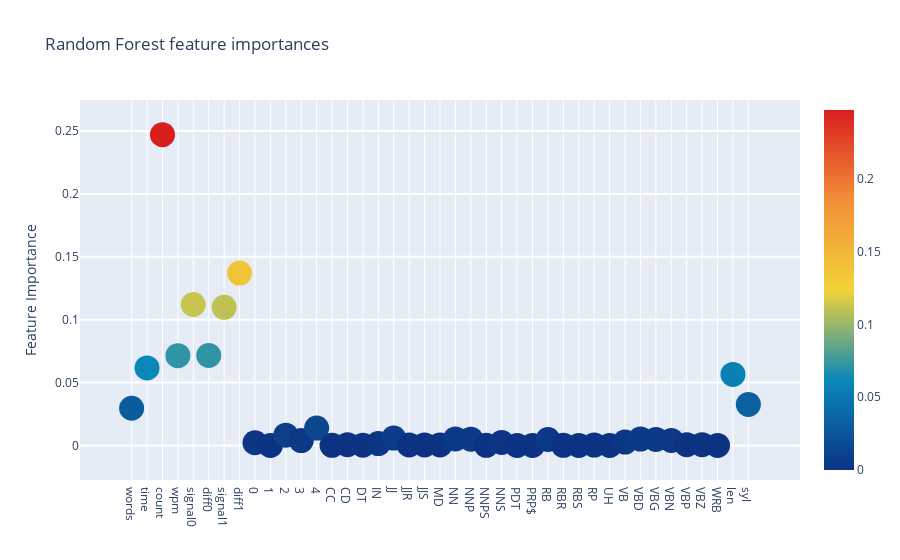
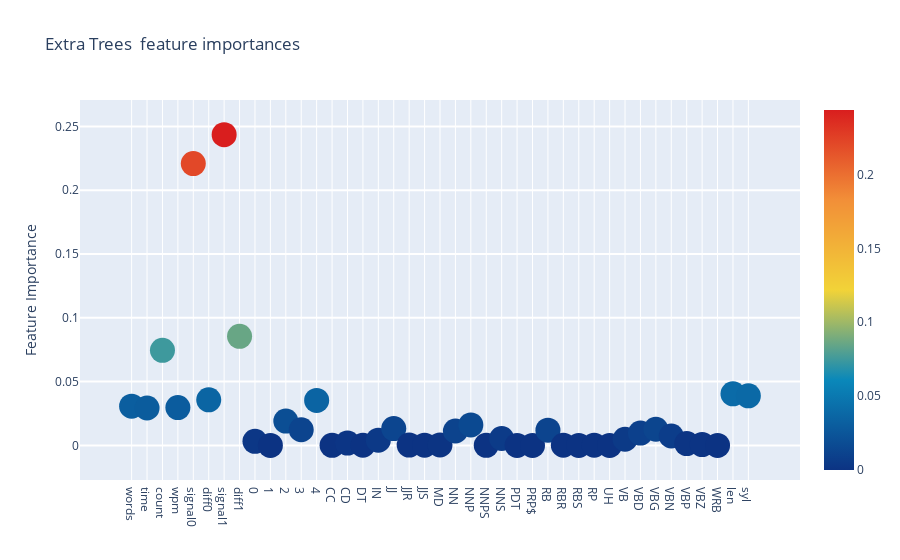
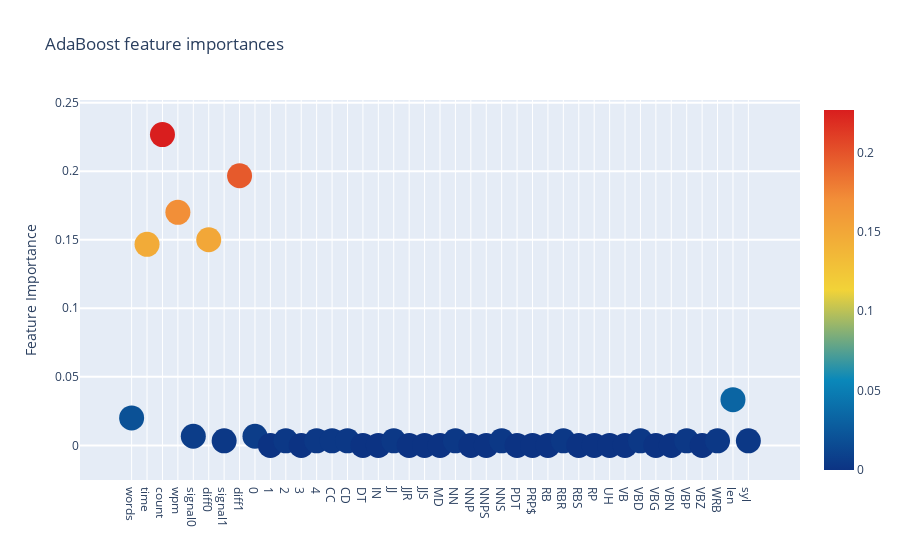
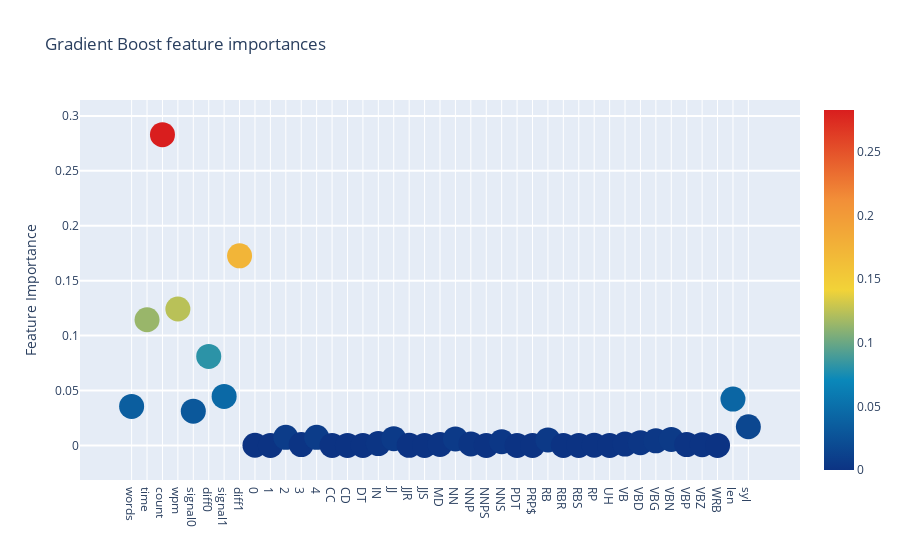

These figures' notebook cell, in order:
### Code cell
def plot_features(text):
    trace = go.Scatter(
        y = feature_dataframe[text].values,
        x = feature_dataframe['features'].values,
        mode='markers',
        marker=dict(
            sizemode = 'diameter',
            sizeref = 1,
            size = 25,
            color = feature_dataframe[text].values,
            colorscale='Portland',
            showscale=True
        ),
        text = feature_dataframe['features'].values
    )
    data = [trace]

    layout= go.Layout(
        autosize= True,
        title= text,
        hovermode= 'closest',
        xaxis={'type': 'category'},
        yaxis=dict(
            title= 'Feature Importance',
            ticklen= 5,
            gridwidth= 2
        ),
        showlegend= False
    )
    fig = go.Figure(data=data, layout=layout)
    py.iplot(fig,filename='scatter2010')
plot_features('Random Forest feature importances')
plot_features('Extra Trees  feature importances')
plot_features('AdaBoost feature importances')
plot_features('Gradient Boost feature importances')

### Figure 1 — Plotly figure (JSON) as saved in the notebook; plotly's stock layout.template omitted (floating-point values rounded to 4 significant figures)
{"data": [{"marker": {"color": [0.02953, 0.06163, 0.2471, 0.07131, 0.112, 0.07151, 0.1098, 0.137, 0.002064, 0, 0.008124, 0.003789, 0.01373, 1.353e-05, 0.0005374, 7.591e-05, 0.001439, 0.005825, 0.0003112, 0.0003093, 0.0002775, 0.005112, 0.004958, 3.633e-07, 0.002279, 0, 0, 0.004659, 2.899e-05, 0, 0.0002283, 0, 0.002605, 0.005007, 0.00471, 0.003975, 0.0005507, 0.0004769, 0, 0.05643, 0.03258], "colorscale": [[0, "rgb(12,51,131)"], [0.25, "rgb(10,136,186)"], [0.5, "rgb(242,211,56)"], [0.75, "rgb(242,143,56)"], [1, "rgb(217,30,30)"]], "showscale": true, "size": 25, "sizemode": "diameter", "sizeref": 1}, "mode": "markers", "text": ["words", "time", "count", "wpm", "signal0", "diff0", "signal1", "diff1", "0", "1", "2", "3", "4", "CC", "CD", "DT", "IN", "JJ", "JJR", "JJS", "MD", "NN", "NNP", "NNPS", "NNS", "PDT", "PRP$", "RB", "RBR", "RBS", "RP", "UH", "VB", "VBD", "VBG", "VBN", "VBP", "VBZ", "WRB", "len", "syl"], "type": "scatter", "x": ["words", "time", "count", "wpm", "signal0", "diff0", "signal1", "diff1", "0", "1", "2", "3", "4", "CC", "CD", "DT", "IN", "JJ", "JJR", "JJS", "MD", "NN", "NNP", "NNPS", "NNS", "PDT", "PRP$", "RB", "RBR", "RBS", "RP", "UH", "VB", "VBD", "VBG", "VBN", "VBP", "VBZ", "WRB", "len", "syl"], "y": [0.02953, 0.06163, 0.2471, 0.07131, 0.112, 0.07151, 0.1098, 0.137, 0.002064, 0, 0.008124, 0.003789, 0.01373, 1.353e-05, 0.0005374, 7.591e-05, 0.001439, 0.005825, 0.0003112, 0.0003093, 0.0002775, 0.005112, 0.004958, 3.633e-07, 0.002279, 0, 0, 0.004659, 2.899e-05, 0, 0.0002283, 0, 0.002605, 0.005007, 0.00471, 0.003975, 0.0005507, 0.0004769, 0, 0.05643, 0.03258]}], "layout": {"autosize": true, "hovermode": "closest", "showlegend": false, "title": {"text": "Random Forest feature importances"}, "xaxis": {"type": "category"}, "yaxis": {"gridwidth": 2, "ticklen": 5, "title": {"text": "Feature Importance"}}}}

### Figure 2 — Plotly figure (JSON) as saved in the notebook; plotly's stock layout.template omitted (floating-point values rounded to 4 significant figures)
{"data": [{"marker": {"color": [0.03072, 0.02928, 0.07452, 0.02966, 0.2209, 0.03571, 0.2436, 0.08551, 0.003201, 0, 0.01902, 0.01223, 0.03524, 5.213e-05, 0.001784, 0.0001185, 0.004054, 0.01319, 0.0002063, 0.0001805, 0.0003864, 0.01126, 0.01602, 1.388e-05, 0.005377, 0, 0, 0.01193, 7.559e-05, 0, 8.523e-05, 0, 0.00479, 0.009641, 0.01263, 0.007329, 0.001385, 0.0006003, 0, 0.04044, 0.03883], "colorscale": [[0, "rgb(12,51,131)"], [0.25, "rgb(10,136,186)"], [0.5, "rgb(242,211,56)"], [0.75, "rgb(242,143,56)"], [1, "rgb(217,30,30)"]], "showscale": true, "size": 25, "sizemode": "diameter", "sizeref": 1}, "mode": "markers", "text": ["words", "time", "count", "wpm", "signal0", "diff0", "signal1", "diff1", "0", "1", "2", "3", "4", "CC", "CD", "DT", "IN", "JJ", "JJR", "JJS", "MD", "NN", "NNP", "NNPS", "NNS", "PDT", "PRP$", "RB", "RBR", "RBS", "RP", "UH", "VB", "VBD", "VBG", "VBN", "VBP", "VBZ", "WRB", "len", "syl"], "type": "scatter", "x": ["words", "time", "count", "wpm", "signal0", "diff0", "signal1", "diff1", "0", "1", "2", "3", "4", "CC", "CD", "DT", "IN", "JJ", "JJR", "JJS", "MD", "NN", "NNP", "NNPS", "NNS", "PDT", "PRP$", "RB", "RBR", "RBS", "RP", "UH", "VB", "VBD", "VBG", "VBN", "VBP", "VBZ", "WRB", "len", "syl"], "y": [0.03072, 0.02928, 0.07452, 0.02966, 0.2209, 0.03571, 0.2436, 0.08551, 0.003201, 0, 0.01902, 0.01223, 0.03524, 5.213e-05, 0.001784, 0.0001185, 0.004054, 0.01319, 0.0002063, 0.0001805, 0.0003864, 0.01126, 0.01602, 1.388e-05, 0.005377, 0, 0, 0.01193, 7.559e-05, 0, 8.523e-05, 0, 0.00479, 0.009641, 0.01263, 0.007329, 0.001385, 0.0006003, 0, 0.04044, 0.03883]}], "layout": {"autosize": true, "hovermode": "closest", "showlegend": false, "title": {"text": "Extra Trees  feature importances"}, "xaxis": {"type": "category"}, "yaxis": {"gridwidth": 2, "ticklen": 5, "title": {"text": "Feature Importance"}}}}

### Figure 3 — Plotly figure (JSON) as saved in the notebook; plotly's stock layout.template omitted (floating-point values rounded to 4 significant figures)
{"data": [{"marker": {"color": [0.02, 0.1467, 0.2267, 0.17, 0.006667, 0.15, 0.003333, 0.1967, 0.006667, 0, 0.003333, 0, 0.003333, 0.003333, 0.003333, 0, 0, 0.003333, 0, 0, 0, 0.003333, 0, 0, 0.003333, 0, 0, 0, 0.003333, 0, 0, 0, 0, 0.003333, 0, 0, 0.003333, 0, 0.003333, 0.03333, 0.003333], "colorscale": [[0, "rgb(12,51,131)"], [0.25, "rgb(10,136,186)"], [0.5, "rgb(242,211,56)"], [0.75, "rgb(242,143,56)"], [1, "rgb(217,30,30)"]], "showscale": true, "size": 25, "sizemode": "diameter", "sizeref": 1}, "mode": "markers", "text": ["words", "time", "count", "wpm", "signal0", "diff0", "signal1", "diff1", "0", "1", "2", "3", "4", "CC", "CD", "DT", "IN", "JJ", "JJR", "JJS", "MD", "NN", "NNP", "NNPS", "NNS", "PDT", "PRP$", "RB", "RBR", "RBS", "RP", "UH", "VB", "VBD", "VBG", "VBN", "VBP", "VBZ", "WRB", "len", "syl"], "type": "scatter", "x": ["words", "time", "count", "wpm", "signal0", "diff0", "signal1", "diff1", "0", "1", "2", "3", "4", "CC", "CD", "DT", "IN", "JJ", "JJR", "JJS", "MD", "NN", "NNP", "NNPS", "NNS", "PDT", "PRP$", "RB", "RBR", "RBS", "RP", "UH", "VB", "VBD", "VBG", "VBN", "VBP", "VBZ", "WRB", "len", "syl"], "y": [0.02, 0.1467, 0.2267, 0.17, 0.006667, 0.15, 0.003333, 0.1967, 0.006667, 0, 0.003333, 0, 0.003333, 0.003333, 0.003333, 0, 0, 0.003333, 0, 0, 0, 0.003333, 0, 0, 0.003333, 0, 0, 0, 0.003333, 0, 0, 0, 0, 0.003333, 0, 0, 0.003333, 0, 0.003333, 0.03333, 0.003333]}], "layout": {"autosize": true, "hovermode": "closest", "showlegend": false, "title": {"text": "AdaBoost feature importances"}, "xaxis": {"type": "category"}, "yaxis": {"gridwidth": 2, "ticklen": 5, "title": {"text": "Feature Importance"}}}}

### Figure 4 — Plotly figure (JSON) as saved in the notebook; plotly's stock layout.template omitted (floating-point values rounded to 4 significant figures)
{"data": [{"marker": {"color": [0.03546, 0.1144, 0.283, 0.1242, 0.03117, 0.08104, 0.04456, 0.1726, 8.749e-05, 0, 0.007327, 0.0007037, 0.007358, 0, 0, 0, 0.001627, 0.006112, 7.129e-05, 0, 0.000883, 0.005886, 0.001307, 0, 0.00329, 0, 0, 0.004952, 0, 0, 0.0001267, 0, 0.001166, 0.002442, 0.004169, 0.005464, 0.0007526, 0.000665, 0, 0.04216, 0.01696], "colorscale": [[0, "rgb(12,51,131)"], [0.25, "rgb(10,136,186)"], [0.5, "rgb(242,211,56)"], [0.75, "rgb(242,143,56)"], [1, "rgb(217,30,30)"]], "showscale": true, "size": 25, "sizemode": "diameter", "sizeref": 1}, "mode": "markers", "text": ["words", "time", "count", "wpm", "signal0", "diff0", "signal1", "diff1", "0", "1", "2", "3", "4", "CC", "CD", "DT", "IN", "JJ", "JJR", "JJS", "MD", "NN", "NNP", "NNPS", "NNS", "PDT", "PRP$", "RB", "RBR", "RBS", "RP", "UH", "VB", "VBD", "VBG", "VBN", "VBP", "VBZ", "WRB", "len", "syl"], "type": "scatter", "x": ["words", "time", "count", "wpm", "signal0", "diff0", "signal1", "diff1", "0", "1", "2", "3", "4", "CC", "CD", "DT", "IN", "JJ", "JJR", "JJS", "MD", "NN", "NNP", "NNPS", "NNS", "PDT", "PRP$", "RB", "RBR", "RBS", "RP", "UH", "VB", "VBD", "VBG", "VBN", "VBP", "VBZ", "WRB", "len", "syl"], "y": [0.03546, 0.1144, 0.283, 0.1242, 0.03117, 0.08104, 0.04456, 0.1726, 8.749e-05, 0, 0.007327, 0.0007037, 0.007358, 0, 0, 0, 0.001627, 0.006112, 7.129e-05, 0, 0.000883, 0.005886, 0.001307, 0, 0.00329, 0, 0, 0.004952, 0, 0, 0.0001267, 0, 0.001166, 0.002442, 0.004169, 0.005464, 0.0007526, 0.000665, 0, 0.04216, 0.01696]}], "layout": {"autosize": true, "hovermode": "closest", "showlegend": false, "title": {"text": "Gradient Boost feature importances"}, "xaxis": {"type": "category"}, "yaxis": {"gridwidth": 2, "ticklen": 5, "title": {"text": "Feature Importance"}}}}
